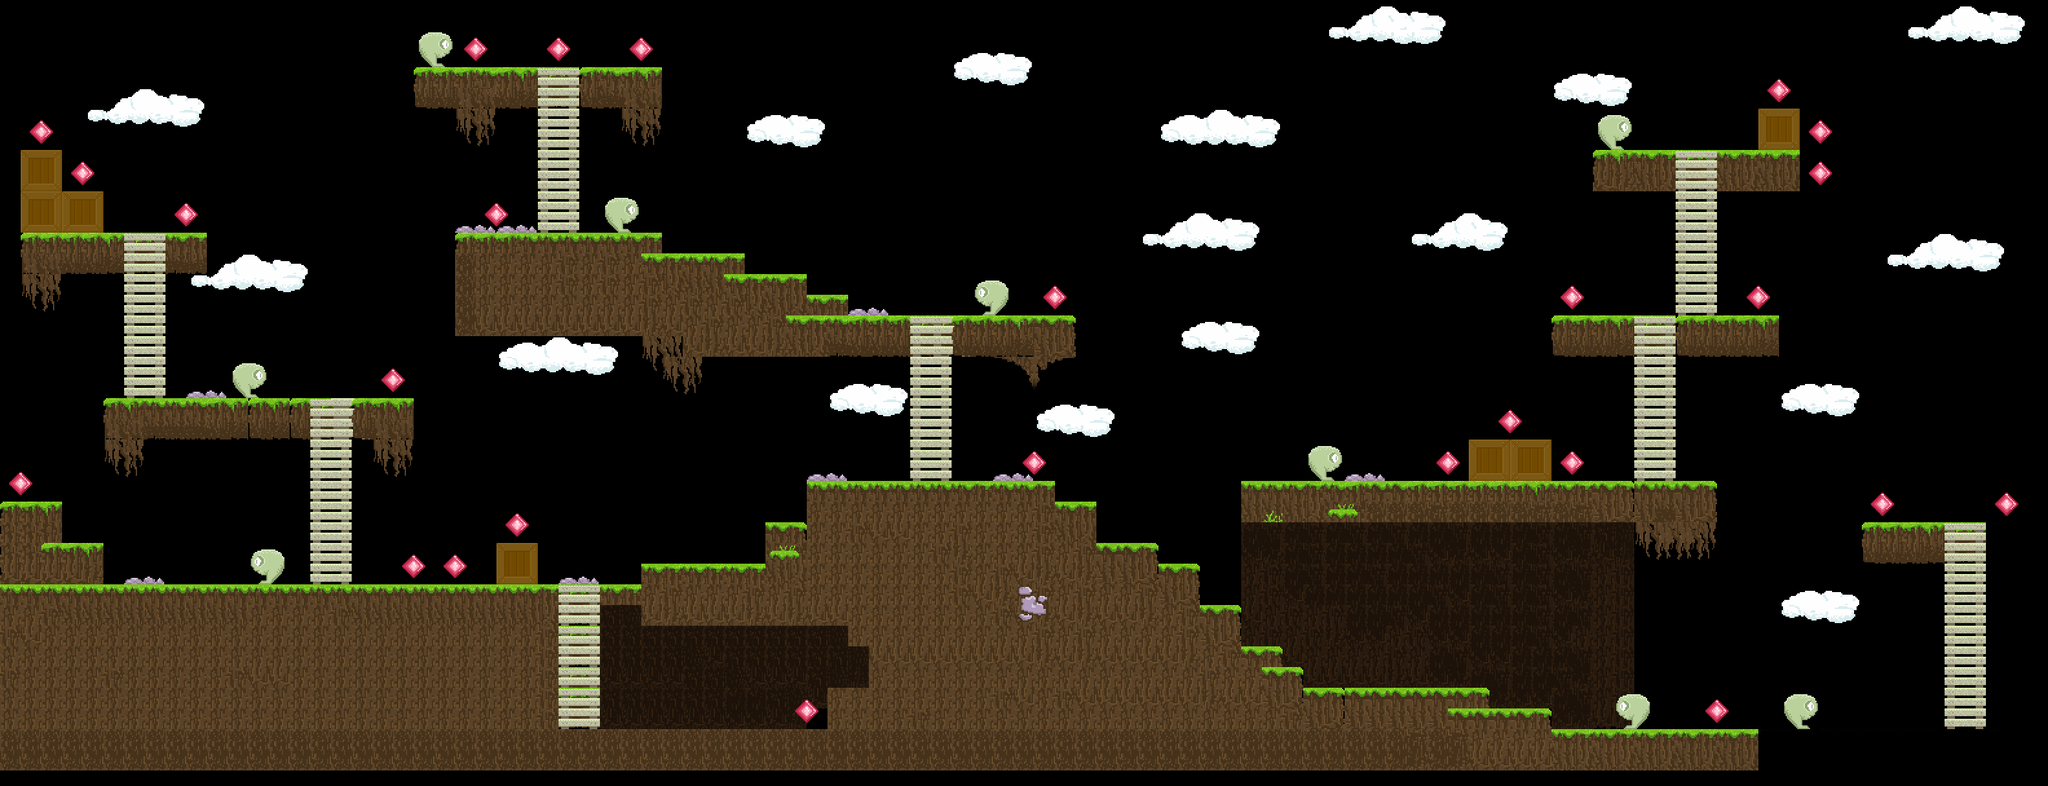

A level layout from a 2D game, rendered from its tile map. Below: a short description, then the map file with tile-grid data replaced by summaries:
An orthogonal 99x38 tile map with 32x32 px tiles, 1 tile layer (Capa de Patrones 1).

<map version="1.2" tiledversion="1.2.4" orientation="orthogonal" renderorder="right-down" width="99" height="38" tilewidth="32" tileheight="32" infinite="0" nextlayerid="4" nextobjectid="1">
 <tileset firstgid="1" source="Tiles_64x64.tsx" />
 <layer id="3" name="Capa de Patrones 1" width="99" height="38" offsetx="-32.0627" offsety="-24.9377">
  <data>[3762 cells, 795 non-empty, 33 distinct tile ids]</data>
 </layer>
</map>
